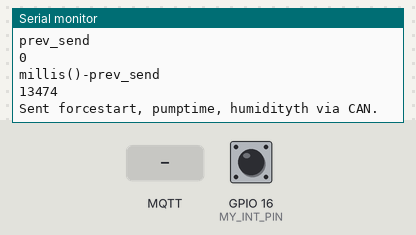
The sketch below on a simulated ESP8266 (Wemos D1 mini). Shown: the last lines printed to the serial monitor. The test bench sets the inputs (shaded band); at power-on: GPIO 16 (MY_INT_PIN) HIGH. WiFi joins after 1.5 s; servers stay silent unless stated; a WiFi scan finds three made-up networks; the local clock reads 2024-03-15 10:24:30 at power-on unless the sketch sets it; no MQTT or app messages arrive unless stated.

Above: at 14.5 s.
14.6 s: GPIO 16 (MY_INT_PIN) pulled LOW for 0.15 s
At 15.8 s:
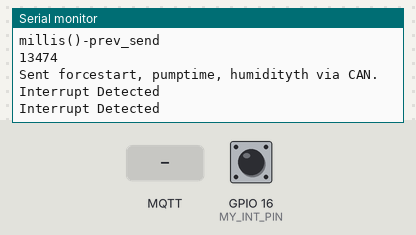
16.2 s: MQTT message "0" arrives on the first subscribed topic
At 16.8 s:
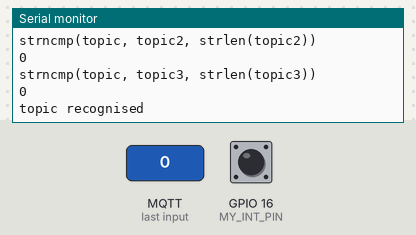
17.7 s: MQTT message "0" arrives on the second subscribed topic
At 18.8 s:
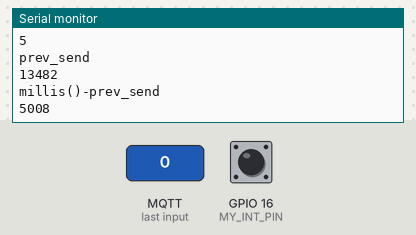
19.2 s: MQTT message "0" arrives on the third subscribed topic
At 19.9 s:
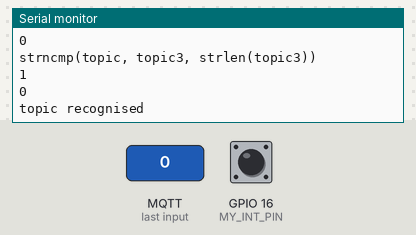
20.7 s: GPIO 16 (MY_INT_PIN) pulled LOW for 0.15 s
At 21.6 s:
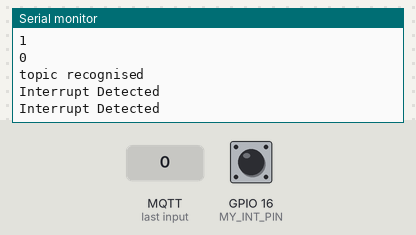
22.3 s: GPIO 16 (MY_INT_PIN) pulsed LOW 5 times (0.12 s each, 0.3 s apart)
At 25.0 s:
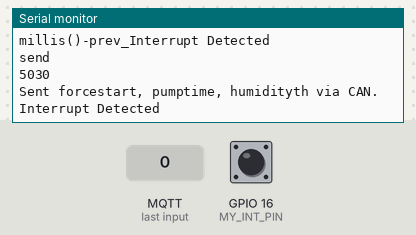
Timing chart, 0 to 26.3 s (numbered marks = the images above; inputs shaded):
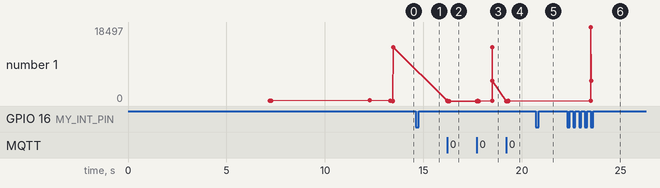

The sketch:

serraBU.ino
```cpp
//#include <WiFiUdp.h>
//#include <NTPClient.h>
#include <SPI.h> //Library for using SPI Communication
#include <mcp2515.h> //Library for using CAN Communication
struct can_frame canMsg;
MCP2515 mcp2515(15);//D8=15
#include <ESP8266WiFi.h>
#include <PubSubClient.h>
#include <time.h>                       // time() ctime()
#include <sys/time.h>                   // struct timeval
#include <coredecls.h>                  // settimeofday_cb()

const int MY_INT_PIN = 16;
int32_t conchannel;
const char* ssid = "Vodafoneebeb";
const char* password = "1lUB4jV1pdCCczvNdMyOvQQK";
const char* mqtt_server = "mqtt.flespi.io";
const int mqttPort = 1883;
const char* mqttUser = "iCF53tOTdMwPvvCQFdjFI0YaagAoIVjQlOJe5nV7XhMgAdX5g6AOVmOTsc7YVgF6";
const char* mqttPassword = "";
const char* clientId = "serra.abete.ruf";
String bssidstr;
uint8_t encryptionType;
int32_t RSSI;
uint8_t* bssid;
int32_t channel;
bool isHidden;
uint8_t curBss;
uint8_t prevRssi;

unsigned long epochTime;
//String formattedTime = timeClient.getFormattedTime();
//  Serial.print("Formatted Time: ");
//  Serial.println(formattedTime);
//  int currentHour = timeClient.getHours();

  //Get a time structure
  struct tm *ptm = gmtime ((time_t *)&epochTime);
  short monthDay;
  short currentMonth;
  short currentYear;
  short currentHour;
  short currentMinute;
  short currentSecond;
  short weekDay;
  short curday;
  short curmonth;
  short hourfrommid;

  unsigned long prev_read=0;
unsigned long prev_send=0;

const char* ntpServer = "europe.pool.ntp.org";
const long  gmtOffset_sec = 3600;   //Replace with your GMT offset (seconds)
const int   daylightOffset_sec = 0;  //Replace with your daylight offset (seconds)
char timeinfo[24];
char* datetimeaux;//var to pubblish date
// Global variables for Time
  time_t rawtime;// global holding current datetime as Epoch
//serra variables
int humidity1 = 900;
int temperature1 = 22;
unsigned long watertick=0;

String  temp_str;
char temp1[6];
String  hum_str;
char hum1[6];

//control variables for nano
bool forcestart=false;
int pumptime=270000;
short humidityth=400;

WiFiClient espClient;
PubSubClient client(espClient);
unsigned long lastMsg = 0;
#define MSG_BUFFER_SIZE  (50)
char msg[MSG_BUFFER_SIZE];
int value = 0;
long tlastwater;

void setup_wifi() {

  WiFi.mode(WIFI_STA);
  delay(5000);
  //search for best bssid
    byte available_networks = WiFi.scanNetworks();
              Serial.println("Available network");
          Serial.println(available_networks);

int netnum = 0;
prevRssi = 0;
// first lets find the SSID of the network you are looking for
// by iterating through all of the avaialble networks
// since in an enterprise there may be more than one BSSID for the SSID
// Lets find the stringest one
  bssid = WiFi.BSSID(0);
      conchannel=WiFi.channel(0);
      bssidstr=WiFi.BSSIDstr(0);
      Serial.println("BSSID");
      Serial.println(bssidstr);
      Serial.println("channel");
      Serial.println(conchannel);

  for (int network = 0; network < available_networks; network++) {
    if (WiFi.SSID(network) == ssid) {
      Serial.print("Found one ");
      Serial.println (WiFi.RSSI(network));
      if ((uint8_t)WiFi.RSSI(network) > prevRssi) {
      netnum = network;
      prevRssi = (uint8_t)WiFi.RSSI(network);
      bssid = WiFi.BSSID(network);
      conchannel=WiFi.channel(network);
      bssidstr=WiFi.BSSIDstr(network);
         Serial.print("Connecting to bssid");
  Serial.print(bssidstr);
    Serial.print(prevRssi);

    }
    }
}

  // We start by connecting to a WiFi network
  Serial.println();
  Serial.print("Connecting to ");
  Serial.print(ssid);
  Serial.println();
    Serial.println("Connecting to bssid");
  Serial.println(bssidstr);

          WiFi.begin(ssid,password,conchannel,bssid);
Serial.println(WiFi.status());
WiFi.printDiag(Serial);
  while (WiFi.status() != WL_CONNECTED) {
    delay(5000);
    Serial.print(".");
  }

  randomSeed(micros());

  Serial.println("");
  Serial.println("WiFi connected");
  Serial.println("IP address: ");
  Serial.println(WiFi.localIP());
}

void callback(char* topic, byte* payload, unsigned int length) {
 payload[length] = '\0'; // Make payload a string by NULL terminating it.
   int intpayload = atoi((char *)payload);
  //char *topiclist = { "forcestart", "pumptime", "humidityth"};
  int tmp=0;
  Serial.print("Message arrived [");
  Serial.print(topic);
  Serial.print("] ");
  const char* topic1="forcestart";
    const char* topic2="pumptime";
  const char* topic3="humidityth";
  Serial.println("strncmp(topic, topic1, strlen(topic1))");
      bool aux=(strncmp(topic, topic1, strlen(topic1))==0);
      Serial.println(aux);
      tmp=tmp+aux;
    if (aux==1){
      client.publish("telemetry","Arduino think Received message on topic forcestart");
    //payload[length] = '\0'; // Make payload a string by NULL terminating it.
   //forcestart = atoi((char *)payload);
   forcestart=intpayload;
          Serial.println("changed to");
          Serial.println(forcestart);
    }
  Serial.println("strncmp(topic, topic2, strlen(topic2))");
aux=(strncmp(topic, topic2, strlen(topic2))==0);
      tmp=tmp+aux;
      Serial.println(aux);
      if (aux==1){
      client.publish("telemetry","Arduino think Received message on topic pumptime");
             pumptime=intpayload;
          Serial.println("changed to");
          Serial.println(pumptime);
    }
    Serial.println("strncmp(topic, topic3, strlen(topic3))");
aux=(strncmp(topic, topic3, strlen(topic3))==0);
      tmp=tmp+aux;
      Serial.println(aux);
      if (aux==1){
      client.publish("telemetry","Arduino think Received message on topic humidityth");
   humidityth = intpayload;
    Serial.println(humidityth);

    }
    if (tmp==1)
    {
            Serial.println("topic recognised");
      }
      else
      {
        Serial.println("topic not recognised or more than one");
      }

    }

  /*for (int i = 0; i < length; i++) {
    Serial.print((char)payload[i]);
    if ( (char)payload[i]=='=' ){
      //*(userData->pressure.toInt())
  Serial.println("found equals");
    }
    else
    {
        Serial.println("No equals found");
    }
    */


void can_send (short address)
{
canMsg.can_id = address; //CAN id as address
  canMsg.can_dlc = 3; //CAN data length as num
  canMsg.data[0] = forcestart;
  canMsg.data[1] =pumptime;
  canMsg.data[2] =humidityth;
  mcp2515.sendMessage(&canMsg); //Sends the CAN message
 Serial.println("Sent forcestart, pumptime, humidityth via CAN.");
}

void can_read(short address){
   if ((mcp2515.readMessage(&canMsg) == MCP2515::ERROR_OK) && (canMsg.can_id == address)){
     humidity1 = canMsg.data[0];
    temperature1 = canMsg.data[1];
    watertick = canMsg.data[2];
     Serial.println("received forcestart via can:");
     Serial.println(forcestart);
 Serial.println("received pumptime via can:");
     Serial.println(pumptime);
      Serial.println("received humidityth via can:");
     Serial.println(humidityth);
   }
   else{
        Serial.println("mcp2515.readMessage(&canMsg):");
    Serial.println(mcp2515.readMessage(&canMsg));
   }
}

void reconnect() {
  // Loop until we're reconnected
  while (!client.connected()) {
    Serial.print("Attempting MQTT connection...");
    // Create a random client ID
    //clientId += String(random(0xffff), HEX);
    // Attempt to connect
    if (client.connect(clientId,mqttUser,"")) {
      Serial.println("connected");
      // Once connected, publish an announcement...
      client.publish("telemetry", "hello world");
      client.subscribe("forcestart");
      client.subscribe("pumptime");
      client.subscribe("humidityth");
}
}
}

void setup_time () {
 //init and get the time
  configTime(gmtOffset_sec, daylightOffset_sec, ntpServer);
    Serial.println("\nWaiting for time");
  while (!time(nullptr)) {
    Serial.print(".");
    delay(1000);
  }
  printLocalTime();
}

void printLocalTime()
{
    struct tm *timeinfo;// pointer to a tm struct;
  time (&rawtime);
  timeinfo = localtime (&rawtime);
 Serial.println(asctime(timeinfo));
  delay(1000);
  datetimeaux=asctime(timeinfo);
  Serial.println("Ora attuale:");
  int Hour=timeinfo->tm_hour;
  //if (timeinfo->tm_min==8){
  //Serial.println("Minuto attuale:");
    Serial.println("trying to send H");
  Serial.println(timeinfo->tm_min);
  Serial.println(Hour);
}

ICACHE_RAM_ATTR void my_isr(){
  Serial.println("Interrupt Detected");
}

void setup() {
    Serial.begin(9600);
delay(100);
  //pinMode(interruptPin, INPUT_PULLUP);
  //attachInterrupt(digitalPinToInterrupt(interruptPin), handleInterrupt, CHANGE);
  pinMode(MY_INT_PIN, INPUT_PULLUP);
  attachInterrupt(MY_INT_PIN, my_isr, CHANGE);
delay(100);
setup_wifi();
  setup_time();
  client.setServer(mqtt_server, 1883);
  client.setCallback(callback);
  //SPI.begin(); //Begins SPI communication
  mcp2515.reset();
  mcp2515.setBitrate(CAN_500KBPS, MCP_8MHZ); //Sets CAN at speed 500KBPS and Clock 8MHz
  mcp2515.setNormalMode();
}

void loop() {

  if (!client.connected()) {
    reconnect();
  }
  client.loop();
/*
const char topic[]  = "hum1";//real unique topic
const char topic2[]  = "temp1";
const char topic3[]  = "lastactive";
*/

  unsigned long now = millis();
  if (now - lastMsg > 5000) {

    lastMsg = now;
    //++value;
    //the String.toCharArray()
    //snprintf(msg, MSG_BUFFER_SIZE, "hello world #%ld", String.toCharArray(asctime(timeinfo)));
  //asctime(timeinfo).toCharArray(msg, 24);
       // Serial.print(aux);
     temp_str = String(temperature1); //converting ftemp (the float variable above) to a string
    temp_str.toCharArray(temp1, temp_str.length() + 1); //packaging up the data to publish to mqtt whoa...
 hum_str = String(humidity1); //converting ftemp (the float variable above) to a string
    hum_str.toCharArray(hum1, hum_str.length() + 1); //packaging up the data to publish to mqtt whoa...
        Serial.println("Publish message to hum1");
 client.publish("hum1", hum1);
         Serial.println("Publish message to temp1");
 client.publish("temp1", temp1);
         Serial.println("Publish message to lastactive");
    client.publish("lastactive",datetimeaux);

//serra variables
//int humidity1 = 900;
//int temperature1 = 22;
//control variables for nano
//int forcestart = 0;
//int pumptime = 270000;
//int humidityth = 400;
}

if (millis()-prev_send>=5*1000){
  can_read(0x002);
Serial.println("prev_send");
         Serial.println(prev_send);
         Serial.println("millis()-prev_send");
         Serial.println(millis()-prev_send);
  prev_send=millis();
}
if (millis()-prev_read>=10*1000){
  can_send(0x02);
    prev_read=millis();

}
}
```

Measured:
- after the input at 14.6 s, the serial monitor: prints a new line at once (image 1)
- after the input at 16.2 s, the serial monitor: prints a new line at once (image 2)
- after the input at 17.7 s, the serial monitor: prints a new line at once (image 3)
- after the input at 19.2 s, the serial monitor: prints a new line at once (image 4)
- after the input at 20.7 s, the serial monitor: prints a new line at once (image 5)
- after the input at 22.3 s, the serial monitor: prints a new line after 1.2 s (image 6)
- plotted number 1: 0 → 5008 after the input at 17.7 s, 0 → 5030 after the input at 22.3 s
